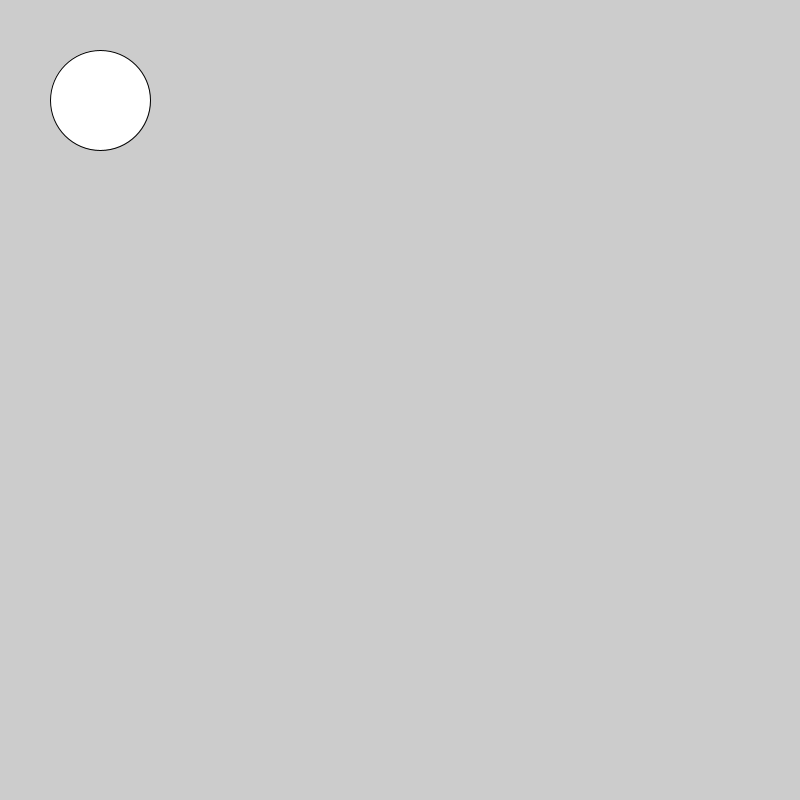
Frame 1 (no input)
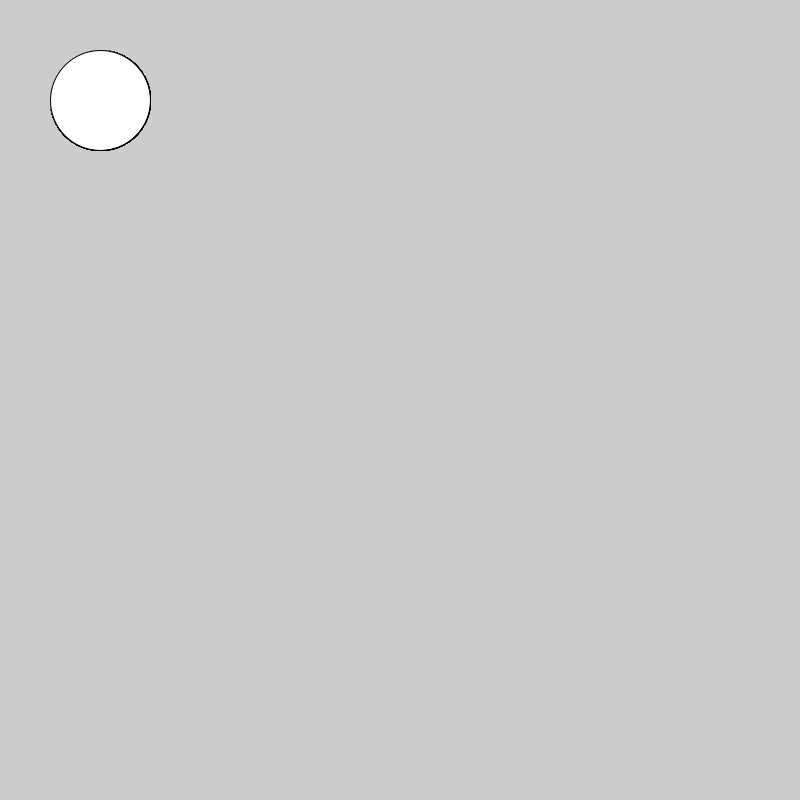
Frame 60 (the mouse pressed at the canvas centre just before this capture)
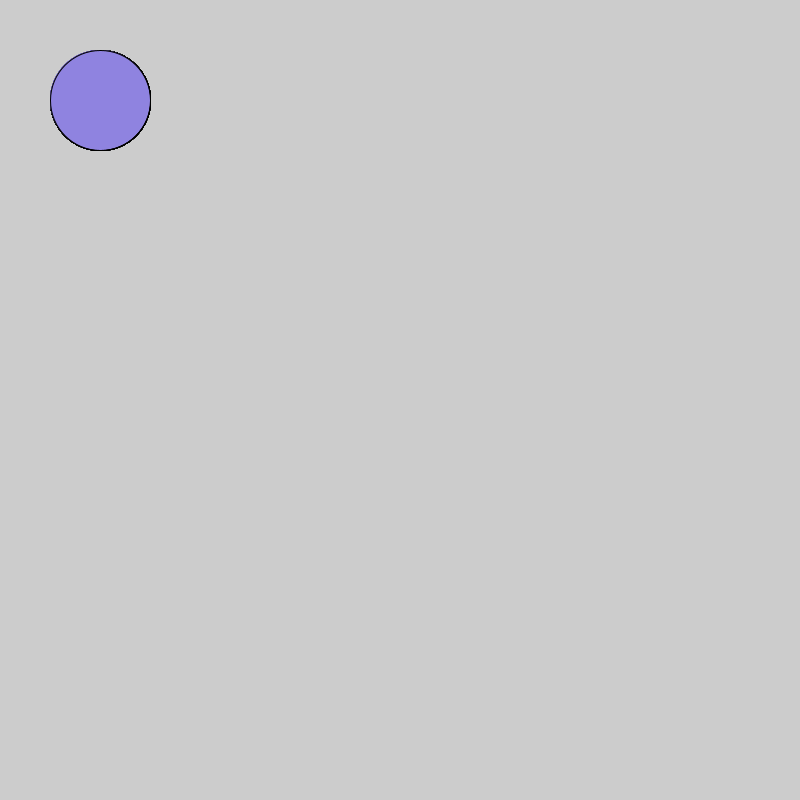
Frame 120 (the mouse held since frame 60 and released just before this capture)

The Processing sketch that drew these frames (run headless with seeded random() and noise(); from frame 60 on, the mouse is pressed at the canvas centre):

// Processing sketch: sketch_2
// ── sketch_2.pde
void setup(){
size (800,800);}

void draw() {
  if(mousePressed) 
 fill(#8F83E0);
ellipse (100,100,100,100);}
